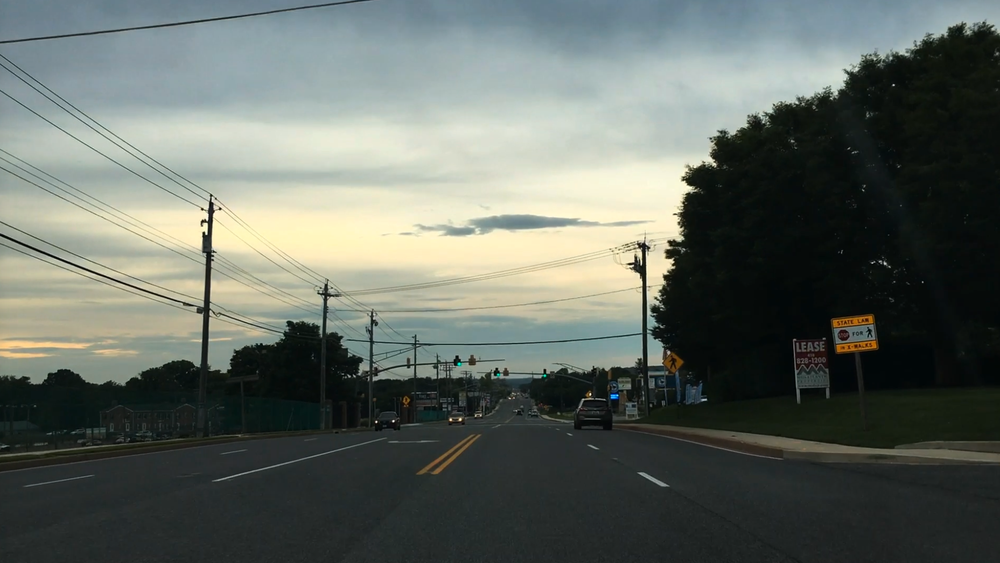
#> input picture Reaction_Time_v1/road2.png, 1000 x 563 px, shrunk from 1857 x 1046 before the run
$ python reaction_time_v11.py
#> lines starting #> are read from the running program, lines starting #| are printed output that depends on the picture
# Python code for measure reacation time in human subject
# with computer monitor and keyboard

import matplotlib.pyplot as plt #pip install matplotlib; pip install pyQt5
import numpy as np
import time # No need for installation
from matplotlib.widgets import Button
from PIL import Image #pip install Pillow

# import picture to randomize and set dimentions
# set globle variables
time_display=0
time_interval = []
t_press = 0
delay = 1
reaction_time=0


###################################### Sara Editing
image_raw  = np.array(Image.open("road2.png"))  # choose pictures and directions.
#> image_raw is the input picture: shape (563, 1000, 3); mean R, G, B 98.6, 105.4, 98.5
x_res = image_raw.shape[0]
#> x_res = 563
y_res = image_raw.shape[1]
#> y_res = 1000
image_linearized = image_raw.reshape(x_res*y_res,3) #linearize image

stim_x_size=150 ## size of your final noise stimulation
stim_y_size=150

chance = 2 # chance of displaying the bar

signal_x_size = 50 #size of the bar
signal_y_size = 50

red_comp    = 0  # RGC color from 0 to 1
blue_comp   = 1
green_comp  = 0
################################################3
x_res = image_raw.shape[0]
y_res = image_raw.shape[1]


def main():
    #1. Randomize image and produce image and image_shuffle
    image_shuffle = randomize_image(image_linearized, stim_x_size, stim_y_size)

    #2. Plot the image and note the initiation time point
    line1, im = plotimage(image_shuffle)
    #time_display = time.time()
    fig.canvas.mpl_connect('button_press_event', on_press)

    #3. display new image
    make_new_image(image_shuffle,line1,im,time_interval)
    #3. Make image with randomize pixels from a picture.


    #x Final report
    final_report()

'''def randomize_image():
    x_ram_loc = np.random.randint(0,high=x_res-stim_x_size)
    y_ram_loc = np.random.randint(0,high=y_res-stim_y_size)
    image_temp = image_raw.reshape(x_res*y_res,3)
    np.random.shuffle(image_temp)
    image_shuffle = image_temp.reshape((x_res,y_res,3))
    image = image_shuffle[x_ram_loc:(x_ram_loc+stim_x_size),y_ram_loc:(y_ram_loc+stim_y_size),:]
    return image, image_shuffle '''

def randomize_image(image_linearized_local, x, y):
#> called with image_linearized_local = array of shape (563000, 3), x = 150, y = 150
    np.random.shuffle(image_linearized_local)
    #pixel_index = np.random.randint(0,high=x_res*y_res,size=(stim_x_size,stim_y_size))
    image_shuffle_linear = image_linearized_local[0:(x*y),:]
    image_shuffle = image_shuffle_linear.reshape((x,y,3))
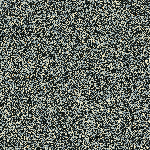
#> image_shuffle: shape (150, 150, 3); mean of channels 0, 1, 2 98.9, 105.5, 98.4; drawn as R, G, B
    return image_shuffle

def plotimage(image_shuffle):
    global fig
    fig, ax1 = plt.subplots(figsize = (10,10))
    plt.ion()
    plt.show(block=False)
    im = plt.imshow(image_shuffle)
    fig_result = plt.figure()
    ax_result = plt.subplot(111)
    line1, = ax_result.plot(np.arange(len(time_interval)),time_interval)
    ax_result.set_ylim([0,delay])
    ax_result.set_xlim([0,40])
    return line1, im

def on_press(event):
    global t_press
    print('you pressed', event.button, event.xdata, event.ydata)
    t_press = time.time()
    if t_press - time_display < delay:
        time_interval.append(t_press-time_display)
        print(t_press)
        print(time_display)
        print(time_display-t_press)
        print(time_interval)

def make_new_image(image_shuffle, line1, im,time_interval):
    global time_display
    rand_choice = round(np.random.random()*100)%chance
    for i in range(1,30,1):
        m =0
        if rand_choice == 0:
            ## display a signal at random position
            start_p = np.random.choice(stim_x_size-signal_x_size)
            end_p = np.random.choice(stim_y_size-signal_y_size)
            Signal_start_point = (start_p,(stim_x_size-start_p))
            Signal_end_point = (end_p,(stim_y_size-end_p))

            row_pad = (start_p,(stim_x_size-start_p-signal_x_size))
            column_pad =(end_p,(stim_y_size-end_p-signal_y_size))

            time_display = time.time()
            for m in range(1,4,1):
                randomize_image(image_linearized, stim_x_size, stim_y_size)
                #Red = np.random.uniform(0,1,signal_x_size*signal_y_size)
                Red = np.full((signal_x_size*signal_y_size), red_comp)
                Green = np.full((signal_x_size*signal_y_size),green_comp)
                Blue = np.full((signal_x_size*signal_y_size), blue_comp)

                print(Signal_start_point,Signal_end_point)
                Z_signal = np.concatenate((Red,Green,Blue),axis=0)
                Z_signal = Z_signal.reshape((3,signal_x_size,signal_y_size))
                Z_signal = np.transpose(Z_signal, (2,1,0))
                Z_signal = np.pad(Z_signal,(column_pad,row_pad,(0,0)),'constant',constant_values=(0,0))
                Z_mask = np.zeros(signal_x_size*signal_y_size*3).reshape((3,signal_x_size,signal_y_size))
                Z_mask = np.transpose(Z_mask, (2,1,0))
                Z_mask = np.pad(Z_mask,(column_pad,row_pad,(0,0)),'constant',constant_values=(1,1))
                Z_new = image_shuffle*Z_mask/255 + Z_signal
                np.save(('patterns/test'+str(i)+'_'+str(m)+'_signal'),np.array(Z_new))
                image = np.load(('patterns/test'+str(i)+'_'+str(m)+'_signal.npy'))
                print('patterns/test'+str(i)+'_'+str(m)+'_signal.npy')
                im.set_data(image)
                plt.pause(0.1)

            # [6 lines of commented-out code are left out]

        else:
            for n in range(1,2,1):
                image_shuffle = randomize_image(image_linearized, stim_x_size, stim_y_size)
                np.save(('patterns/test'+'_'+str(i)+'_'+str(n)+'_blank'),np.array(image_shuffle))
                image = np.load('patterns/test'+'_'+str(i)+'_'+str(n)+'_blank.npy')
                print(image.shape)
                im.set_data(image)
                plt.pause(0.1)
        rand_choice = round(np.random.random()*100)%chance
        print(np.average(time_interval))
#> this loop made 29 passes
#> rand_choice on passes 1 to 12: 1, 1, 0, 1, 1, 0, 1, 1, 0, 0, 1, 0
#> pass 1, in make_new_image, `plt.pause(0.1)`:
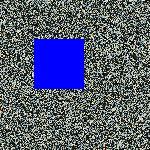
#> shown: shape (150, 150, 3) float64; mean R, G, B 0.341, 0.364, 0.452
#> pass 1, in make_new_image, `plt.pause(0.1)`:
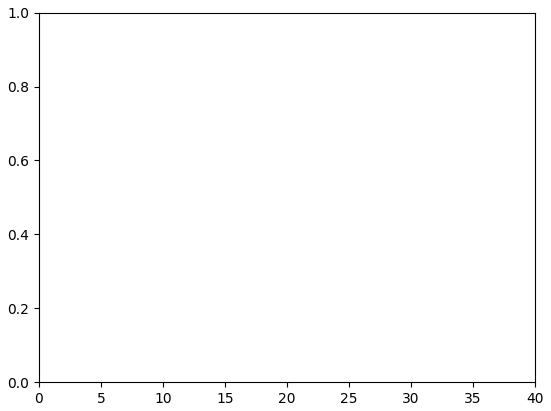
#> figure drawn by matplotlib, 1 panel
#> pass 1, in make_new_image, `plt.pause(0.1)`:
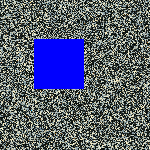
#> shown: shape (150, 150, 3) float64; mean R, G, B 0.345, 0.368, 0.454
#> pass 1, in make_new_image, `plt.pause(0.1)`:
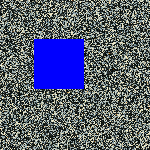
#> shown: shape (150, 150, 3) float64; mean R, G, B 0.344, 0.368, 0.455
#> pass 2, in randomize_image (call 5), `image_shuffle = image_shuffle_linear.reshape((x,y,3))`:
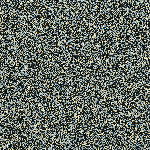
#> image_shuffle: shape (150, 150, 3); mean of channels 0, 1, 2 98.8, 105.6, 98.6; drawn as R, G, B
#> after the loop:
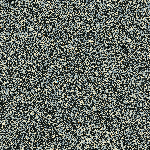
#> image: shape (150, 150, 3); mean of channels 0, 1, 2 99.2, 106, 99.1; drawn as R, G, B

def final_report():
    reaction_time = "Reaction Time: " + str(np.average(time_interval))
#> reaction_time = 'Reaction Time: nan'
    plt.text(0,-1,reaction_time,color = "red", fontsize = 18)
    #plt.pause(30)

#This is necessary. It finally calls main function to run.
main()
